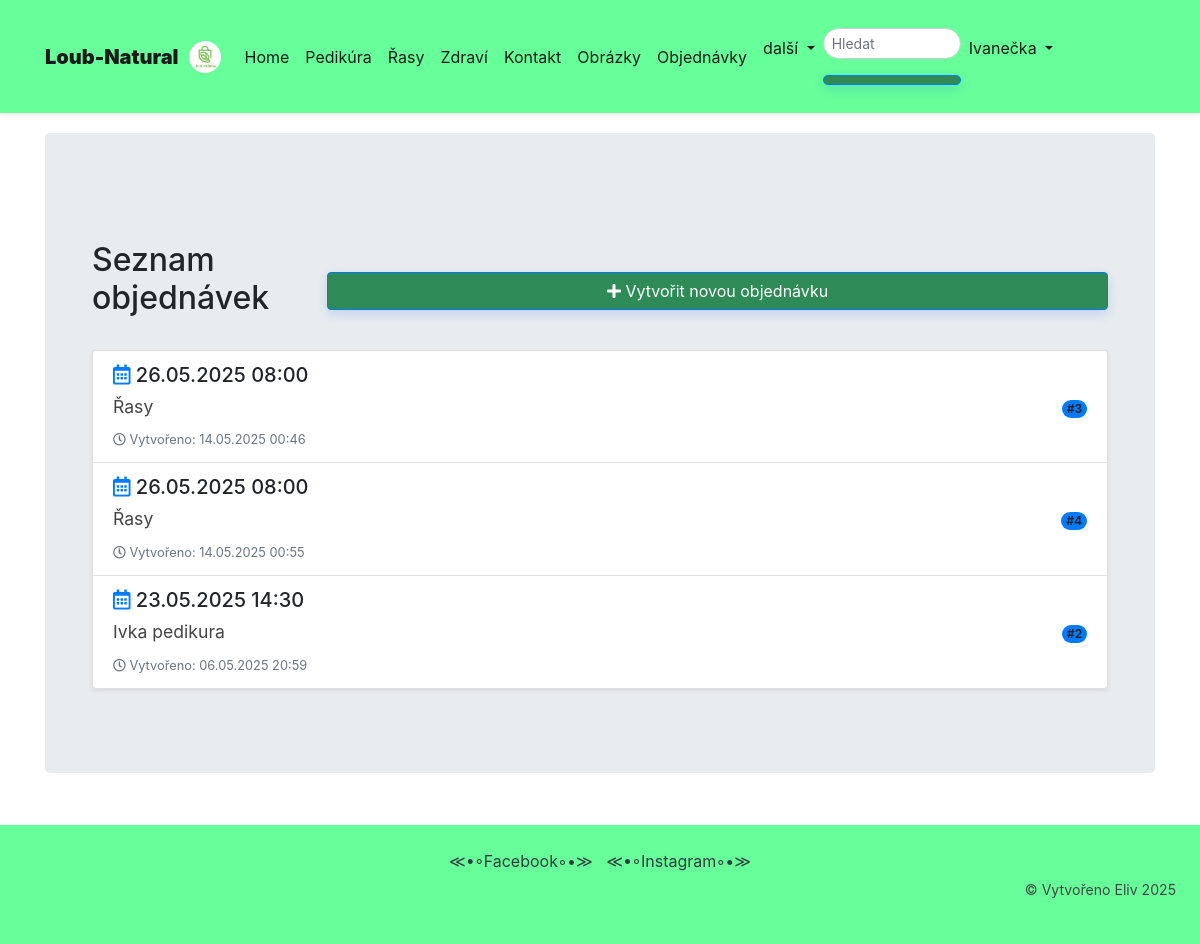
/objednavky/ (signed in), run on the app's committed database.
### viewer/models.py (models this page shows, shortened)
class Order(Model):
    profile = ForeignKey(Profile, on_delete=CASCADE, related_name='orders')
    service_date = DateTimeField("Datum zakázky")
    description = TextField("Popis zakázky", blank=True)
    created = DateTimeField(auto_now_add=True)
    updated = DateTimeField(auto_now=True)
    class Meta:
        verbose_name = "Zakázka"
        verbose_name_plural = "Zakázky"
        ordering = ['-service_date']

### viewer/views.py (the view)
# urls.py: path('objednavky/', OrderListView.as_view(), name='order_list'),
class OrderListView(LoginRequiredMixin, ListView):
    model = Order
    template_name = 'order_list.html'
    context_object_name = 'orders'
    def get_queryset(self):
        try:
            profile = self.request.user.profile
        except Profile.DoesNotExist:
            profile = Profile.objects.create(user=self.request.user)
        if self.request.user.is_staff:
            return Order.objects.all()
        return Order.objects.filter(profile=profile)

### viewer/templates/order_list.html (shortened to what this page needs)
{% extends 'base.html' %}
{% block content %}
<div class="container mt-4">
    <div class="d-flex justify-content-between align-items-center mb-4">
        <h2>Seznam objednávek</h2>
        {% if user.is_staff %}
            <a href="{% url 'viewer:order-create' %}" class="btn btn-primary">
                <i class="fas fa-plus"></i> Vytvořit novou objednávku
            </a>
        {% endif %}
    </div>
    {% if orders %}
        <div class="list-group shadow-sm">
            {% for order in orders %}
            <div class="list-group-item">
                <div class="d-flex justify-content-between align-items-center">
                    <div>
                        <h5 class="mb-1">
                            <i class="far fa-calendar-alt text-primary"></i>
                            {{ order.service_date|date:"d.m.Y H:i" }}
                        </h5>
                        <p class="mb-1">{{ order.description }}</p>
                        <small class="text-muted">
                            <i class="far fa-clock"></i> Vytvořeno: {{ order.created|date:"d.m.Y H:i" }}
                        </small>
                    </div>
                    <div class="ms-3">
                        <span class="badge bg-primary rounded-pill">
                            #{{ order.id }}
                        </span>
                    </div>
                </div>
            </div>
            {% endfor %}
        </div>
    {% else %}
        <div class="alert alert-info" role="alert">
            <i class="fas fa-info-circle"></i> Zatím nemáte žádné objednávky.
        </div>
    {% endif %}
</div>
{% endblock %}

### templates/navbar.html (shortened to what this page needs)
{% load static %}
<nav class="navbar navbar-expand-lg navbar-light shadow-sm">
    <div class="container">
        <a class="navbar-brand d-flex align-items-center" href="/">
            <b class="me-2">Loub-Natural</b>
            <img src="{% static 'image/cunik-logo.jpg' %}" alt="Logo" class="rounded-circle" style="height: 32px">
        </a>
        <div class="collapse navbar-collapse" id="navbarContent">
            <ul class="navbar-nav me-auto mb-2 mb-lg-0">
                <li class="nav-item">
                    <a class="nav-link hover-underline" href="{% url 'home' %}">Home</a>
                </li>
                <li class="nav-item">
                    <a class="nav-link hover-underline" href="{% url 'pedicure' %}">Pedikúra</a>
                </li>
                <li class="nav-item">
                    <a class="nav-link hover-underline" href="{% url 'eyelash' %}">Řasy</a>
                </li>
                <li class="nav-item">
                    <a class="nav-link hover-underline" href="{% url 'health' %}">Zdraví</a>
                </li>
                <li class="nav-item">
                    <a class="nav-link hover-underline" href="{% url 'contact' %}">Kontakt</a>
                </li>
                <li class="nav-item">
                    <a class="nav-link hover-underline" href="{% url 'images' %}">Obrázky</a>
                </li>
                {% if user.is_authenticated %}
                <li class="nav-item">
                    <a class="nav-link hover-underline" href="{% url 'order_list' %}">Objednávky</a>
                </li>
                {% endif %}
            </ul>
            <ul class="navbar-nav ms-auto">
                <li class="nav-item dropdown">
                    <a class="nav-link dropdown-toggle" href="#" id="navbarDropdown" role="button"
                       data-bs-toggle="dropdown" aria-expanded="false">
                        další
                    </a>
                </li>
                <li class="nav-item">
                    <form method="post" action="/search/" class="d-flex">
                        <div class="input-group">
                            <input class="form-control form-control-sm rounded-pill" type="text" name="search"
                                   placeholder="Hledat" style="width: 120px;">
                            <button class="btn btn-sm btn-primary rounded-pill ms-1" type="submit">
                            </button>
                        </div>
                    </form>
                </li>
                <li class="nav-item dropdown ms-2">
                    {% if user.is_authenticated %}
                    <a class="nav-link dropdown-toggle" href="#" data-bs-toggle="dropdown">
                        <span>{{ user.username }}</span>
                    </a>
                    {% endif %}
                </li>
            </ul>
        </div>
    </div>
</nav>

### static/css/uprava.css (style rules this page uses)
:root { --primary-green: #66FF99; --dark-green: #2E8B57; --hover-green: #3CB371; --text-dark: #1a1a1a; --text-light: #ffffff; --error-red: #ff4444; --border-gray: #e0e0e0; }
:root { --transition-speed: 0.3s; }
.navbar { background-color: var(--primary-green) !important; padding: 1rem; box-shadow: 0 2px 10px rgba(0,0,0,0.1); transition: all var(--transition-speed) ease; }
.navbar-brand { font-weight: 600; color: #66FF99 !important; }
.navbar-brand img { margin-left: 10px; }
.nav-link { color: white !important; padding: 0.5rem 1rem; }
.form-control { border-radius: 20px; border: 1px solid rgba(255,255,255,0.5); background: rgba(255,255,255,0.2); color: white; }
.form-control::placeholder { color: rgba(255,255,255,0.7); }
.nav-link { color: var(--text-dark) !important; }
.navbar-brand { color: var(--text-dark) !important; }
.btn-primary, .login-btn { width: 100%; padding: 1rem; background-color: var(--dark-green) !important; color: var(--text-light) !important; border: none; border-radius: 12px; font-size: 1.1rem; font-weight: 600; cursor: pointer; transition: all 0.3s ease; margin-top: 1rem; }
.container { max-width: 1200px; margin: 0 auto; padding: 20px; }
.btn-primary { background: #2563eb; color: white; padding: 12px 24px; border-radius: 8px; text-decoration: none; display: inline-block; transition: all 0.2s ease; font-weight: 500; border: none; box-shadow: 0 4px 12px rgba(37, 99, 235, 0.2); }
p { line-height: 1.8; color: #444; font-size: 1.1rem; margin-top: 30px; }
.btn { transition: all 0.2s ease; }
.btn { padding: 0.5rem 1rem; border-radius: 4px; text-decoration: none; }
.btn-primary { background-color: #007bff; color: white; }

### data on the page
Order: service_date "26.05.2025 08:00", description "Řasy", created "14.05.2025 00:46", id "3"
Order: service_date "26.05.2025 08:00", description "Řasy", created "14.05.2025 00:55", id "4"
Order: service_date "23.05.2025 14:30", description "Ivka pedikura", created "06.05.2025 20:59", id "2"

### other printed values
{{ user.username }} "Ivanečka"
